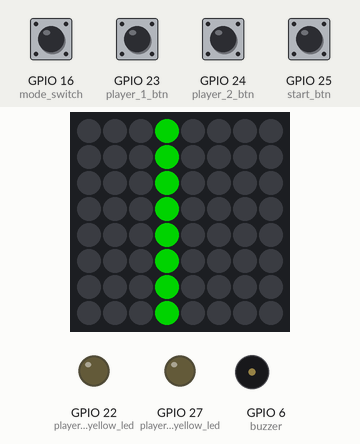
This program was run on a simulated Raspberry Pi (BCM pin numbers). Parts: 8×8 RGB LED matrix (first LED top left, wired row by row), output pins drawn as LEDs (lit = HIGH), buzzer (waves = sounding). The test bench sets the inputs (shaded band); at power-on: GPIO 16 (mode_switch), GPIO 23 (player_1_btn), GPIO 24 (player_2_btn), GPIO 25 (start_btn) LOW. Dim RGB values are drawn brighter than linear; random numbers come from a fixed seed; the clock reads 2024-03-15 10:24:30 at power-on unless the program sets it.

Above: at 1.2 s.
1.3 s: GPIO 25 (start_btn) pulled HIGH for 0.3 s
At 4.3 s:
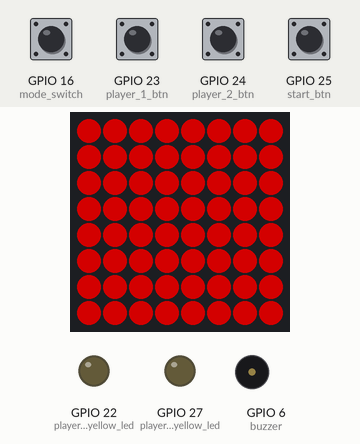
4.6 s: GPIO 23 (player_1_btn) pulled HIGH for 0.3 s
At 6.5 s:
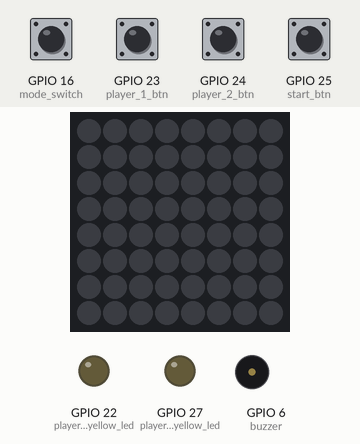
7.6 s: GPIO 16 (mode_switch) pulled HIGH for 0.3 s
At 10.76 s:
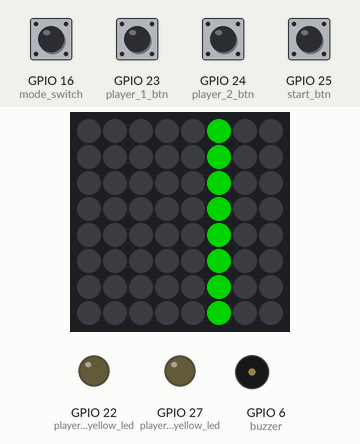
10.9 s: GPIO 23 (player_1_btn) pulled HIGH for 1 s
At 12.7 s:
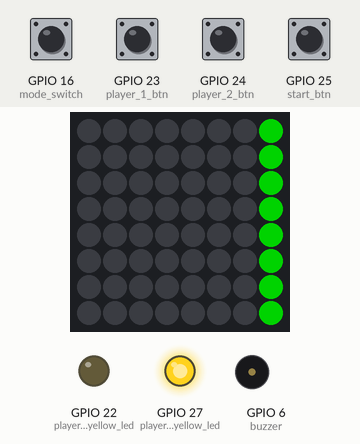
13.4 s: GPIO 16 (mode_switch) pulled HIGH for 1 s
At 13.56 s:
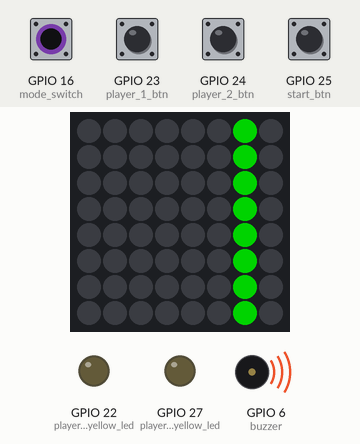
15.9 s: GPIO 24 (player_2_btn) pulled HIGH for 0.3 s
At 17.4 s:
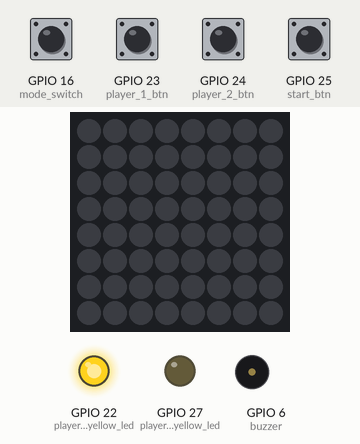
Timing chart, 0 to 19.4 s (numbered marks = the images above; inputs shaded):
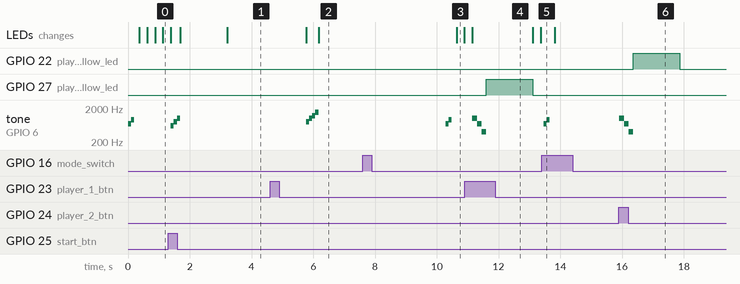

The program:

main.py
```python
import time
import random
from gpiozero import Button, LED, PWMOutputDevice
import board
import neopixel


# Pin definitions
player_1_btn = Button(23, pull_up=False)     # Player 1 button
player_2_btn = Button(24, pull_up=False)     # Player 2 button
start_btn = Button(25, pull_up=False)        # Start button
mode_switch = Button(16, pull_up=False)      # Mode switch
player_1_yellow_led = LED(27)                # Player 1 yellow LED
player_2_yellow_led = LED(22)                # Player 2 yellow LED
buzzer = PWMOutputDevice(6)                  # Buzzer (PWM)


# Global variables
buzzer_flag = True                           # Buzzer flag
game_started = False                         # Game started flag


# Interrupt handlers
# Mode switch interrupt handler
mode_switch_interrupt_flag = False           # Mode switch interrupt flag

def mode_switch_switched():
    global mode_switch_interrupt_flag
    mode_switch_interrupt_flag = True

mode_switch.when_pressed = mode_switch_switched

# Players interrupt handlers
player1_pressed = False                      # Player 1 button pressed flag
player2_pressed = False                      # Player 2 button pressed flag

def player1_btn_pressed():
    global player1_pressed
    player1_pressed = True

def player2_btn_pressed():
    global player2_pressed
    player2_pressed = True

player_1_btn.when_pressed = player1_btn_pressed
player_2_btn.when_pressed = player2_btn_pressed


# matrix definitions
WIDTH = 8
HEIGHT = 8
NUM_PIXELS = WIDTH * HEIGHT

np = neopixel.NeoPixel(board.D5, NUM_PIXELS, brightness=0.5, auto_write=False)

# Matrix colors
PIXELS_COLOR_GREEN = (0, 255, 0)
PIXELS_COLOR_RED = (255, 0, 0)
PIXELS_COLOR_YELLOW = (255, 150, 0)
PIXELS_OFF = (0, 0, 0)

# Matrix functions
def set_matrix_color(color):
    for i in range(NUM_PIXELS):
        np[i] = color
    np.show()

def set_matrix_pixel(x, y, color):
    if 0 <= x < WIDTH and 0 <= y < HEIGHT:
        np[y * WIDTH + x] = color

def clear_matrix():
    for i in range(NUM_PIXELS):
        np[i] = PIXELS_OFF
    np.show()

def set_half(color, side):
    for y in range(HEIGHT):
        for x in range(WIDTH):
            index = y * WIDTH + x
            if side == 'left' and x < 4:
                np[index] = color
            elif side == 'right' and x >= 4:
                np[index] = color
            else:
                np[index] = PIXELS_OFF
    np.show()

def show_reaction_bar(reaction_time_ms):
    max_time = 2000
    columns_to_light = int((reaction_time_ms / max_time) * 8)
    if columns_to_light > 8:
        columns_to_light = 8

    clear_matrix()

    for x in range(columns_to_light):
        for y in range(8):
            if reaction_time_ms < 500:
                color = PIXELS_COLOR_GREEN
            elif reaction_time_ms < 1000:
                color = PIXELS_COLOR_YELLOW
            else:
                color = PIXELS_COLOR_RED

            set_matrix_pixel(x, y, color)
    np.show()

# Waiting screen animation
color = PIXELS_COLOR_GREEN
col = 0
direction = 1

def draw_vertical_bar(column, color):
    for y in range(HEIGHT):
        set_matrix_pixel(column, y, color)
    np.show()

def animate_bar_step(column, color):
    time.sleep(0.15)
    clear_matrix()
    draw_vertical_bar(column, color)


# Buzzer sounds
def play_tone(freq, duration=0.15):
    if buzzer_flag:
        buzzer.frequency = freq
        buzzer.value = 0.5
        time.sleep(duration)
        buzzer.value = 0

def sound_mode_switch():
    play_tone(700, 0.1)
    play_tone(900, 0.1)

def sound_start_press():
    for f in [600, 800, 1000]:
        play_tone(f, 0.1)

def sound_win():
    for f in [800, 1000, 1200, 1500]:
        play_tone(f, 0.1)

def sound_too_early():
    for f in [1000, 700, 400]:
        play_tone(f, 0.15)


# Main loop
while True:

    # Koop - Mode
    if mode_switch.value == 1:

        sound_mode_switch()

        while not mode_switch_interrupt_flag:
            animate_bar_step(col, color)

            if start_btn.is_pressed:
                sound_start_press()

                delay = random.randint(2000, 5000)

                set_matrix_color(PIXELS_COLOR_RED)
                time.sleep(delay / 1000)
                game_started = True
                set_matrix_color(PIXELS_COLOR_GREEN)

            clear_matrix()

            if game_started:
                if player1_pressed:
                    sound_win()

                    for i in range(5):
                        set_half(PIXELS_COLOR_GREEN, 'left')
                        time.sleep(0.5)
                        clear_matrix()

                    player1_pressed = False
                    player2_pressed = False
                    game_started = False
                    break

                if player2_pressed:
                    sound_win()

                    for i in range(5):
                        set_half(PIXELS_COLOR_GREEN, 'right')
                        time.sleep(0.5)
                        clear_matrix()

                    player1_pressed = False
                    player2_pressed = False
                    player2_pressed = False
                    game_started = False
                    break

            else:
                if player1_pressed:
                    sound_too_early()

                    for i in range(3):
                        player_1_yellow_led.on()
                        time.sleep(0.5)
                        player_1_yellow_led.off()

                    player1_pressed = False
                    player2_pressed = False
                    game_started = False

                if player2_pressed:
                    sound_too_early()

                    for i in range(3):
                        player_2_yellow_led.on()
                        time.sleep(0.5)
                        player_2_yellow_led.off()

                    player1_pressed = False
                    player2_pressed = False
                    game_started = False

            col += direction
            if col == 7:
                direction = -1
            elif col == 0:
                direction = 1

            time.sleep(0.1)

        mode_switch_interrupt_flag = False

    # Single Player - Mode
    else:

        sound_mode_switch()

        while not mode_switch_interrupt_flag:
            animate_bar_step(col, color)

            if start_btn.is_pressed:
                sound_start_press()

                for i in range(3):
                    set_half(PIXELS_COLOR_GREEN, 'left')
                    time.sleep(0.5)
                    clear_matrix()

                delay = random.randint(2000, 5000)

                set_matrix_color(PIXELS_COLOR_RED)
                time.sleep(delay / 1000)
                set_matrix_color(PIXELS_COLOR_GREEN)
                game_started = True
                start_time = time.time()

            if player1_pressed:
                if game_started:
                    reaction_time = (time.time() - start_time) * 1000

                    sound_win()

                    show_reaction_bar(reaction_time)
                    time.sleep(4)

                else:
                    sound_too_early()

                    for i in range(3):
                        player_1_yellow_led.on()
                        time.sleep(0.5)
                        player_1_yellow_led.off()

                player1_pressed = False
                game_started = False
                clear_matrix()

            col += direction
            if col == 7:
                direction = -1
            elif col == 0:
                direction = 1

            time.sleep(0.1)

        mode_switch_interrupt_flag = False
```

Measured:
- after the input at 1.3 s, tone on GPIO 6 (buzzer): silent → 600 Hz after 0.09 s, → 800 Hz 0.10 s later, → 1000 Hz 0.10 s later, → silent 0.10 s later
- after the input at 4.6 s, tone on GPIO 6 (buzzer): plays 800 Hz for 0.10 s, 1000 Hz for 0.10 s, 1200 Hz for 0.10 s, 1500 Hz for 0.10 s, starting after 1.2 s
- after the input at 7.6 s, tone on GPIO 6 (buzzer): silent → 700 Hz after 2.7 s, → 900 Hz 0.10 s later, → silent 0.10 s later
- after the input at 10.9 s, GPIO 27 (player_1_yellow_led): LOW → HIGH after 0.70 s, → LOW 1.5 s later; tone on GPIO 6 (buzzer): silent → 1000 Hz after 0.25 s, → 700 Hz 0.15 s later, → 400 Hz 0.15 s later, → silent 0.15 s later
- after the input at 13.4 s, tone on GPIO 6 (buzzer): silent → 700 Hz after 0.07 s, → 900 Hz 0.10 s later, → silent 0.10 s later
- after the input at 15.9 s, GPIO 22 (player_2_yellow_led): LOW → HIGH after 0.47 s, → LOW 1.5 s later; tone on GPIO 6 (buzzer): silent → 1000 Hz at once, → 700 Hz 0.15 s later, → 400 Hz 0.15 s later, → silent 0.15 s later
